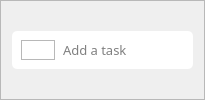
            <widget class="QFrame" name="add_task_frame_5">
             <property name="frameShape">
              <enum>QFrame::StyledPanel</enum>
             </property>
             <property name="frameShadow">
              <enum>QFrame::Raised</enum>
             </property>
             <layout class="QVBoxLayout" name="verticalLayout_24">
              <item>
               <widget class="QFrame" name="add_task_frame_6">
                <property name="sizePolicy">
                 <sizepolicy hsizetype="Preferred" vsizetype="Fixed">
                  <horstretch>0</horstretch>
                  <verstretch>0</verstretch>
                 </sizepolicy>
                </property>
                <property name="styleSheet">
                 <string notr="true">QFrame #add_task_frame_6 {
     /* Solid black border */
    border-radius: 5px;      /* Rounded corners */
	background-color: white
}</string>
                </property>
                <property name="frameShape">
                 <enum>QFrame::StyledPanel</enum>
                </property>
                <property name="frameShadow">
                 <enum>QFrame::Raised</enum>
                </property>
                <layout class="QHBoxLayout" name="horizontalLayout_50">
                 <property name="bottomMargin">
                  <number>9</number>
                 </property>
                 <item alignment="Qt::AlignLeft">
                  <widget class="QFrame" name="add_button_frame_3">
                   <property name="frameShape">
                    <enum>QFrame::StyledPanel</enum>
                   </property>
                   <property name="frameShadow">
                    <enum>QFrame::Raised</enum>
                   </property>
                   <layout class="QHBoxLayout" name="horizontalLayout_51">
                    <property name="spacing">
                     <number>0</number>
                    </property>
                    <property name="leftMargin">
                     <number>0</number>
                    </property>
                    <property name="topMargin">
                     <number>0</number>
                    </property>
                    <property name="rightMargin">
                     <number>0</number>
                    </property>
                    <property name="bottomMargin">
                     <number>0</number>
                    </property>
                    <item>
                     <widget class="QPushButton" name="add_button_3">
                      <property name="styleSheet">
                       <string notr="true">border:none</string>
                      </property>
                      <property name="text">
                       <string/>
                      </property>
                      <property name="icon">
                       <iconset resource="../resources/icon.qrc">
                        <normaloff>:/icon/icons/add.png</normaloff>:/icon/icons/add.png</iconset>
                      </property>
                     </widget>
                    </item>
                   </layout>
                  </widget>
                 </item>
                 <item>
                  <widget class="QLineEdit" name="task_input_3">
                   <property name="font">
                    <font>
                     <family>Microsoft JhengHei</family>
                     <pointsize>10</pointsize>
                    </font>
                   </property>
                   <property name="styleSheet">
                    <string notr="true">border: none</string>
                   </property>
                   <property name="placeholderText">
                    <string>Add a task</string>
                   </property>
                  </widget>
                 </item>
                </layout>
               </widget>
              </item>
             </layout>
            </widget>
